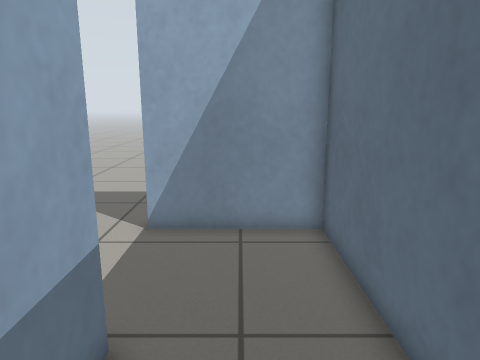
[1] (above)

16 first-person views from a walk through a world built for the Gazebo simulator. The camera is 0.92 m above the floor, tilts 12° down and sees 70° across. The floor is counted in squares, 0.25 m on a side. Each view is taken from the middle of a square. On the plan, view 1 faces up. The plan holds only what a view shows up to about 20 squares ahead; the rest is blank.

[2]
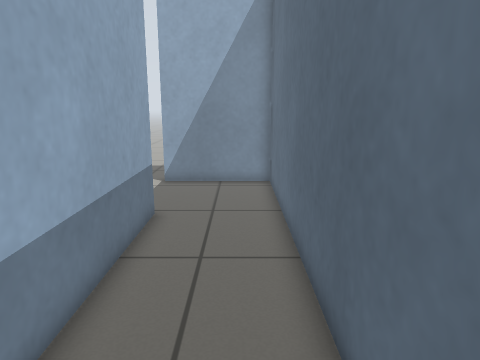

[3]
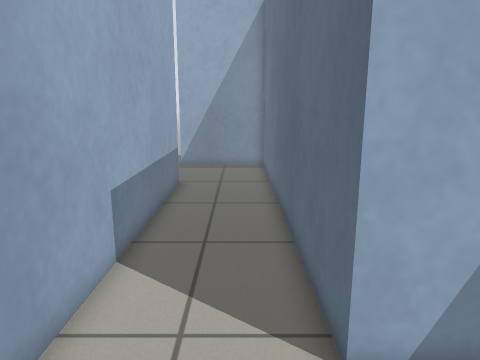

[4]
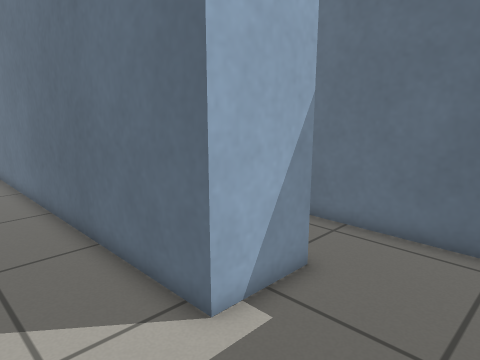

[5]
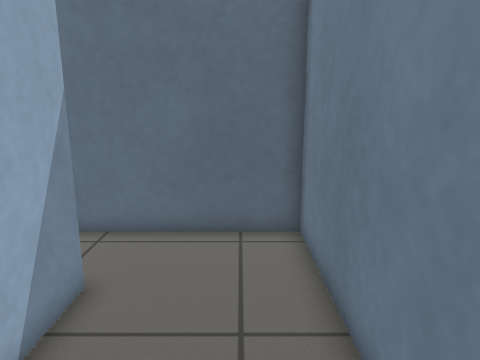

[6]
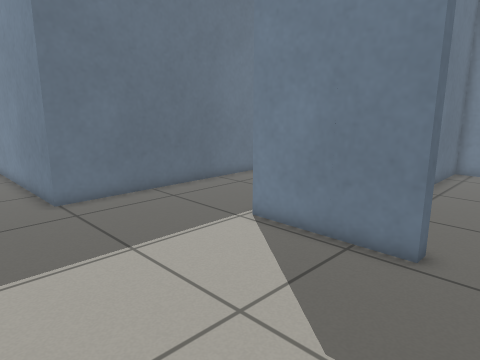

[7]
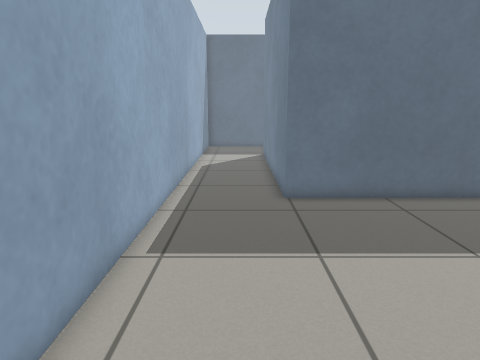

[8]
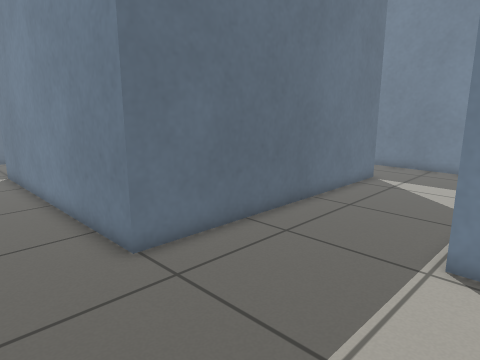

[9]
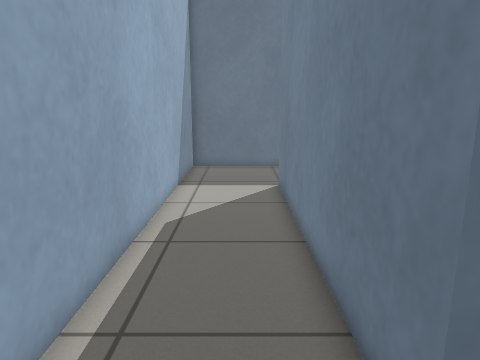

[10]
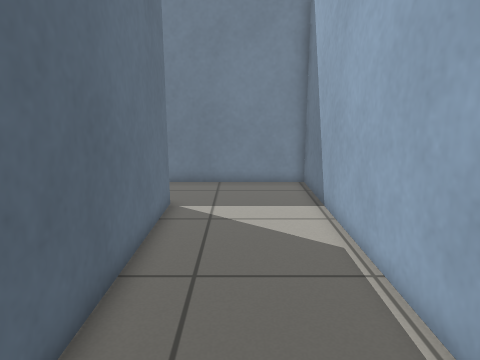

[11]
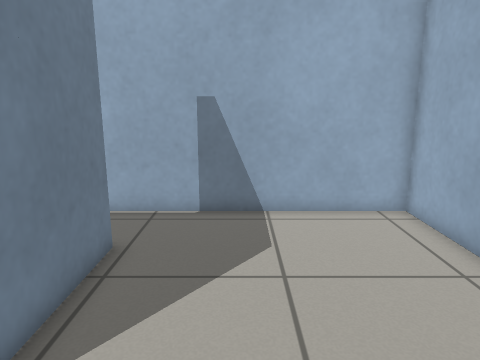

[12]
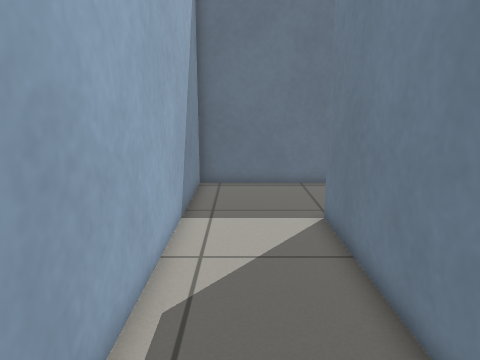

[13]
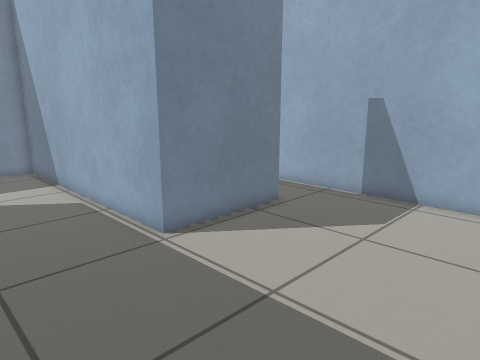

[14]
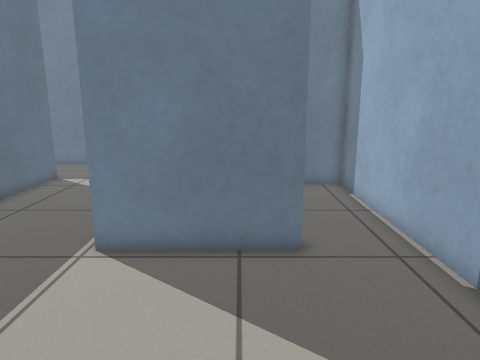

[15]
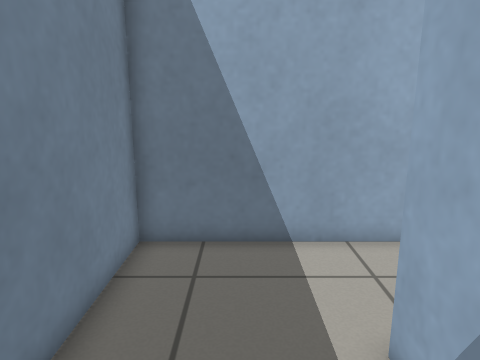

[16]
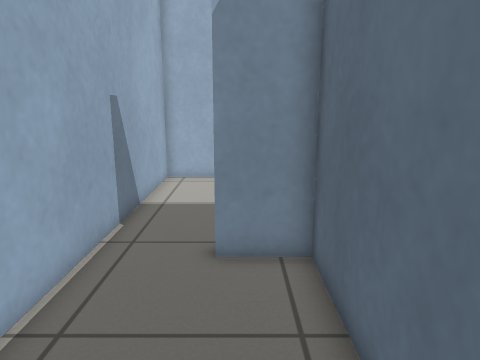

### Floor plan
Ten units are one square. View 1 is at (0, 0); x grows to the right and y downward. Boxes are objects, and circles mark ways between rooms. Rooms are numbered by the first view taken in them; rooms with no view inside come last. Other rooms are left out.
<svg viewBox="-34 -105 405 238">
<path fill="none" stroke="#000" d="M56 78 25 78 25 -100 -29 -100M-20 -46 -20 128 88 128 88 86M64 0 64 -6 118 -6 118 128 186 128M177 89 177 -51 311 -51M366 -46 366 -100 31 -100 31 5M31 5 31 72 50 72M88 86 88 0 64 0"/>
<circle cx="70" cy="75" r="3" fill="#2a7"/>
<circle cx="50" cy="0" r="3" fill="#2a7"/>
<text x="10" y="30">1</text>
<text x="170" y="-30">2</text>
<text x="60" y="40">3</text>
</svg>
Room 1 opens to room 3. Room 2 opens to room 3.

Where each view was taken, in squares from view 1:
view 1: 0 up, 0 right, facing up
view 2: 7 down, 1 right, facing up
view 3: 12 down, 1 right, facing up
view 4: 12 down, 1 left, facing up-right
view 5: 11 down, 1 left, facing right
view 6: 9 up, 4 right, facing down-right
view 7: 7 up, 4 right, facing right
view 8: 9 up, 10 right, facing down-right
view 9: 7 up, 15 right, facing right
view 10: 4 up, 15 right, facing down
view 11: 4 up, 15 right, facing left
view 12: 8 up, 20 right, facing right
view 13: 9 up, 17 right, facing down-left
view 14: 9 up, 8 right, facing down
view 15: 10 down, 7 right, facing left
view 16: 8 down, 7 right, facing up
